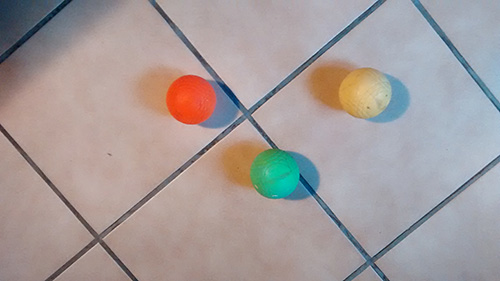
#> input picture testcode/circle-detection-opencv/images/ballz3 - kopie.jpg, 500 x 281 px
$ python test_ok.py --image 'images/ballz3 - kopie.jpg'   (older library calls are emulated)
#> lines starting #> are read from the running program, lines starting #| are printed output that depends on the picture; after the words box and inside, x2 and y2 are one past the last pixel; in counts of white or black regions, pixels touching at a corner belong together
import numpy as np
import argparse
import cv2

# construct the argument parser and parse the arguments
ap = argparse.ArgumentParser()
ap.add_argument("-i", "--image", required = True, help = "Path to the image")
args = vars(ap.parse_args())

image = cv2.imread(args["image"])
#> image is the input picture: shape (281, 500, 3); mean B, G, R 154.9, 155.5, 164.7
output = image.copy()
image = cv2.cvtColor(image, cv2.COLOR_BGR2GRAY)
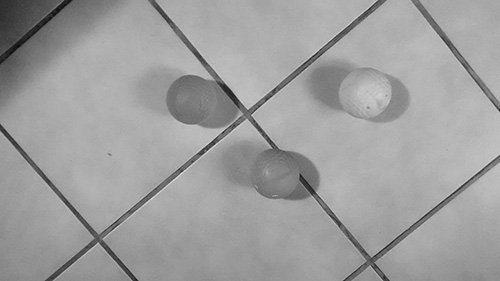
#> image: shape (281, 500); min 2, max 226, mean 158.2

clahe = cv2.createCLAHE(clipLimit=2.0, tileGridSize=(8,8))
cl1 = clahe.apply(image)
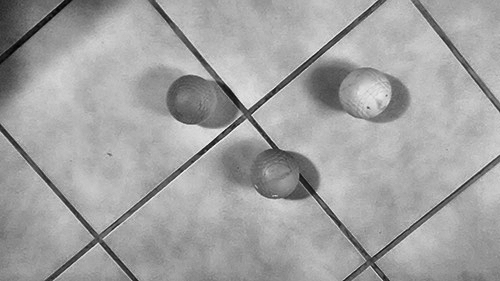
#> cl1: shape (281, 500); min 1, max 237, mean 161.5

cl1 = cv2.medianBlur(cl1,5)
# detect circles in the image
circles = cv2.HoughCircles(cl1, cv2.cv.CV_HOUGH_GRADIENT, 2.2, 75)
#> circles = [[419.1, 128.7, 125.6], [339.9, 157.3, 96.58], [234.3, 258.5, 105.2], [394.9, 56.1, 54.12], [188.1, 194.7, 95.26]]

# ensure at least some circles were found
if circles is not None:
	# convert the (x, y) coordinates and radius of the circles to integers
	circles = np.round(circles[0, :]).astype("int")
#> circles = [[419, 129, 126], [340, 157, 97], [234, 258, 105], [395, 56, 54], [188, 195, 95]]

	# loop over the (x, y) coordinates and radius of the circles
	for (x, y, r) in circles:
		# draw the circle in the output image, then draw a rectangle
		# corresponding to the center of the circle
		cv2.circle(output, (x, y), r, (0, 255, 0), 4)
		cv2.rectangle(output, (x - 5, y - 5), (x + 5, y + 5), (0, 128, 255), -1)
#> this loop made 5 passes
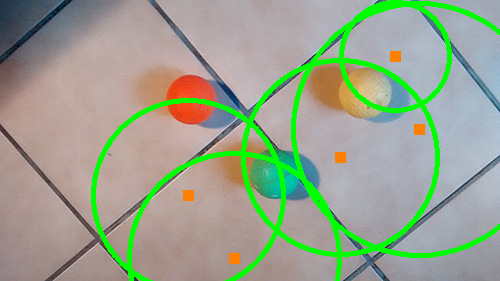
#> output: shape (281, 500, 3); 8.56% of pixels changed, all inside (x1, y1, x2, y2) = (91, 0, 500, 281)

	# show the output image
	cv2.imshow("output", output)

cv2.imshow("cl1",cl1)
cv2.waitKey(0)

$ run again, on testcode/circle-detection-opencv/images/ballz3lrg.jpg
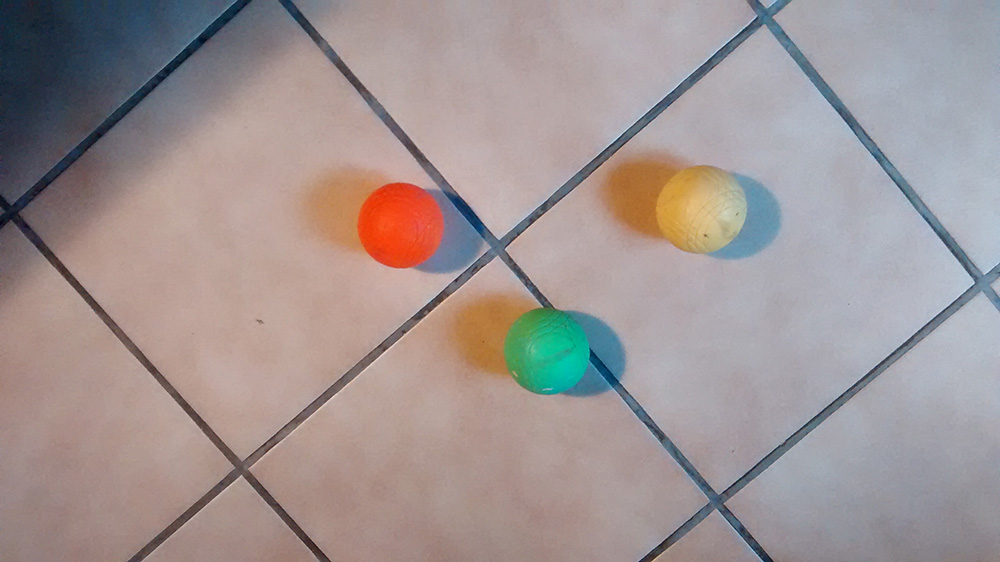
#> input picture testcode/circle-detection-opencv/images/ballz3lrg.jpg, 1000 x 562 px
#> image is the input picture: shape (562, 1000, 3); mean B, G, R 147.4, 148.1, 159.6
#> image: shape (562, 1000)
#> `cl1 = clahe.apply(image)`:
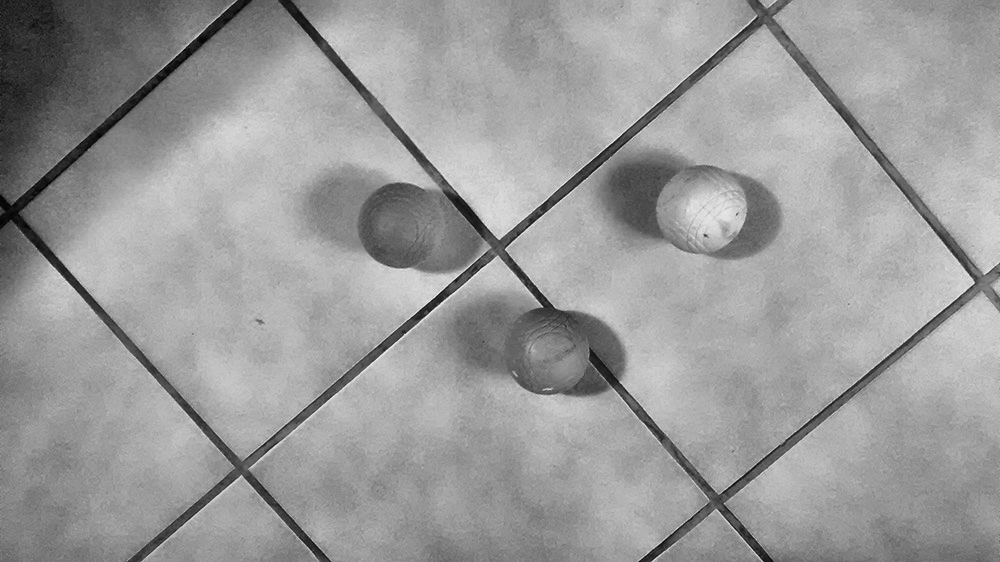
#> cl1: shape (562, 1000); min 1, max 241, mean 154.4
#> `circles = cv2.HoughCircles(cl1, cv2.cv.CV_HOUGH_GRADIENT, 2.2, 75)`: circles = 22 rows, first 8: [742.5, 260.7, 175.1], [801.9, 335.5, 179.3], [476.3, 548.9, 218.5], [267.3, 141.9, 235], [672.1, 320.1, 175.1], [804.1, 210.1, 176.9], [302.5, 232.1, 207.7], [401.5, 225.5, 42.9]
#> `circles = np.round(circles[0, :]).astype("int")`: circles = 22 rows, first 8: [742, 261, 175], [802, 336, 179], [476, 549, 218], [267, 142, 235], [672, 320, 175], [804, 210, 177], [302, 232, 208], [402, 226, 43]
#> the loop `for (x, y, r) in circles:` made 22 passes
#> after the loop `for (x, y, r) in circles:`:
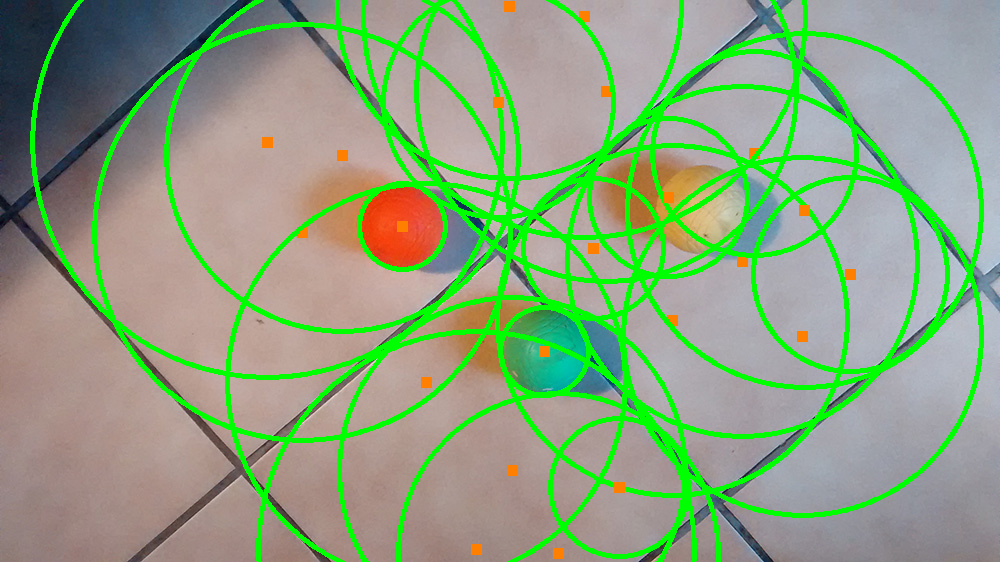
#> output: shape (562, 1000, 3); 13.53% of pixels changed, all inside (x1, y1, x2, y2) = (30, 0, 984, 562)

$ run again, on testcode/circle-detection-opencv/images/ballz4lrg.jpg
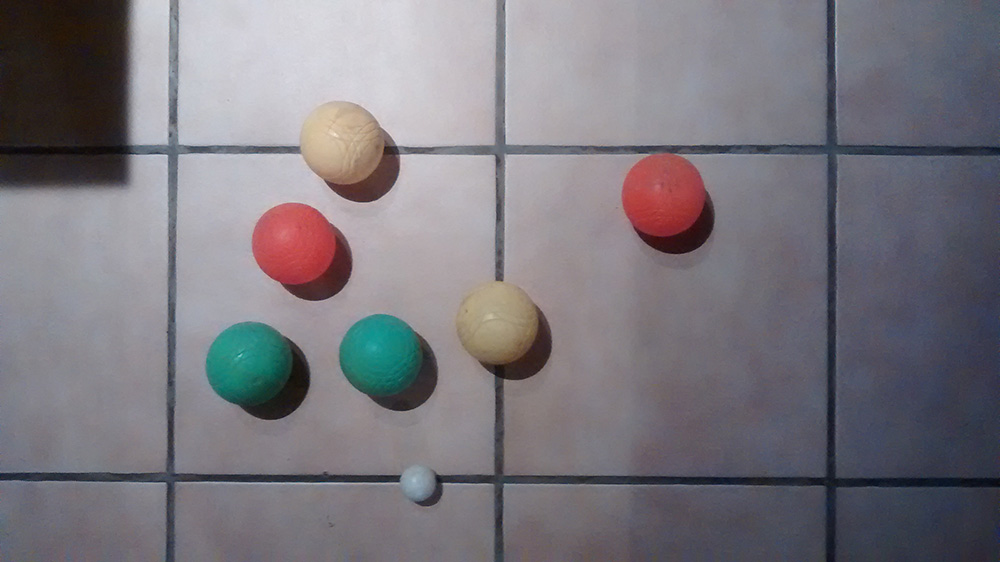
#> input picture testcode/circle-detection-opencv/images/ballz4lrg.jpg, 1000 x 562 px
#> image is the input picture: shape (562, 1000, 3); mean B, G, R 126.1, 119.3, 122.8
#> image: shape (562, 1000)
#> `cl1 = clahe.apply(image)`:
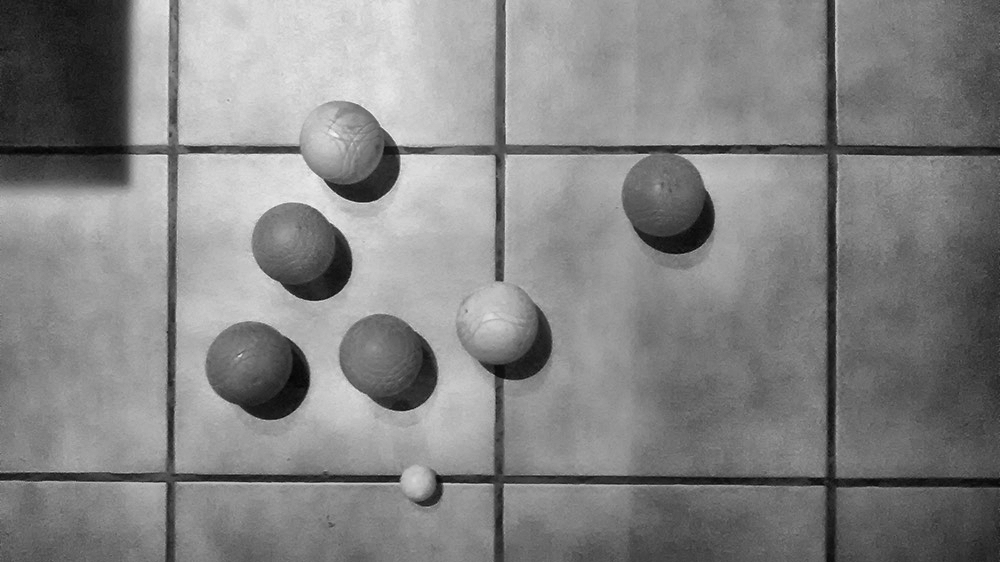
#> cl1: shape (562, 1000); min 3, max 245, mean 131.6
#> `circles = cv2.HoughCircles(cl1, cv2.cv.CV_HOUGH_GRADIENT, 2.2, 75)`: circles = 19 rows, first 8: [663.3, 194.7, 41.14], [291.5, 243.1, 41.36], [621.5, 278.3, 206.6], [460.9, 309.1, 164.8], [100.1, 256.3, 225.5], [214.5, 313.5, 168.3], [667.7, 386.1, 242], [328.9, 311.3, 171.8]
#> `circles = np.round(circles[0, :]).astype("int")`: circles = 19 rows, first 8: [663, 195, 41], [292, 243, 41], [622, 278, 207], [461, 309, 165], [100, 256, 226], [214, 314, 168], [668, 386, 242], [329, 311, 172]
#> the loop `for (x, y, r) in circles:` made 19 passes
#> after the loop `for (x, y, r) in circles:`:
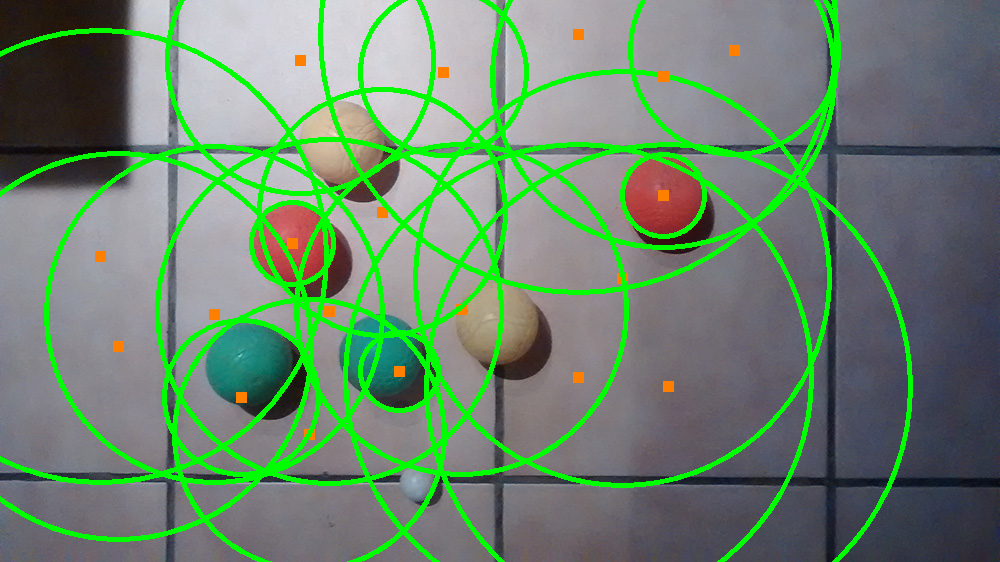
#> output: shape (562, 1000, 3); 12.04% of pixels changed, all inside (x1, y1, x2, y2) = (0, 0, 913, 562)

$ run again, on testcode/circle-detection-opencv/images/ballz5lrg.jpg
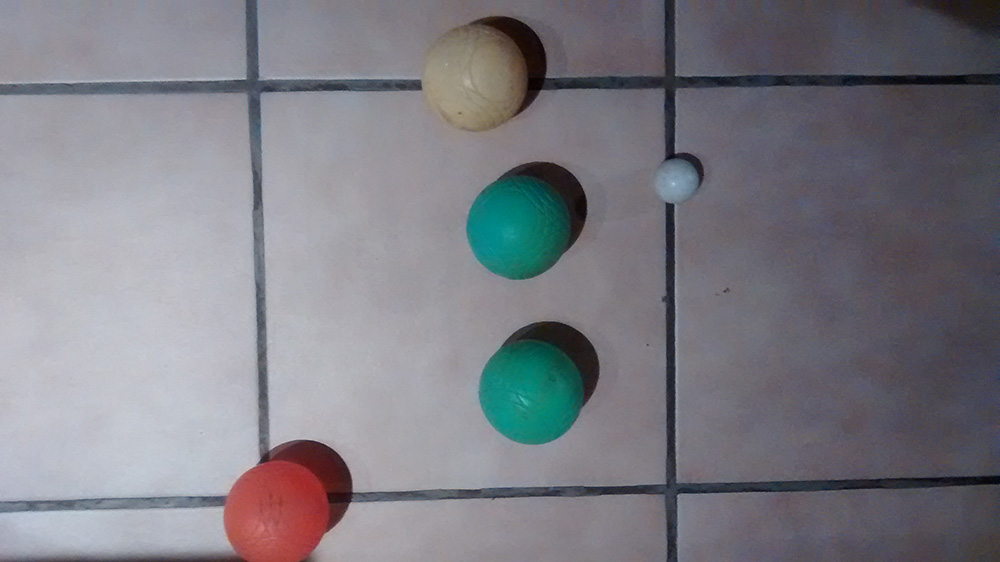
#> input picture testcode/circle-detection-opencv/images/ballz5lrg.jpg, 1000 x 562 px
#> image is the input picture: shape (562, 1000, 3); mean B, G, R 131.6, 124.4, 125
#> image: shape (562, 1000)
#> `cl1 = clahe.apply(image)`:
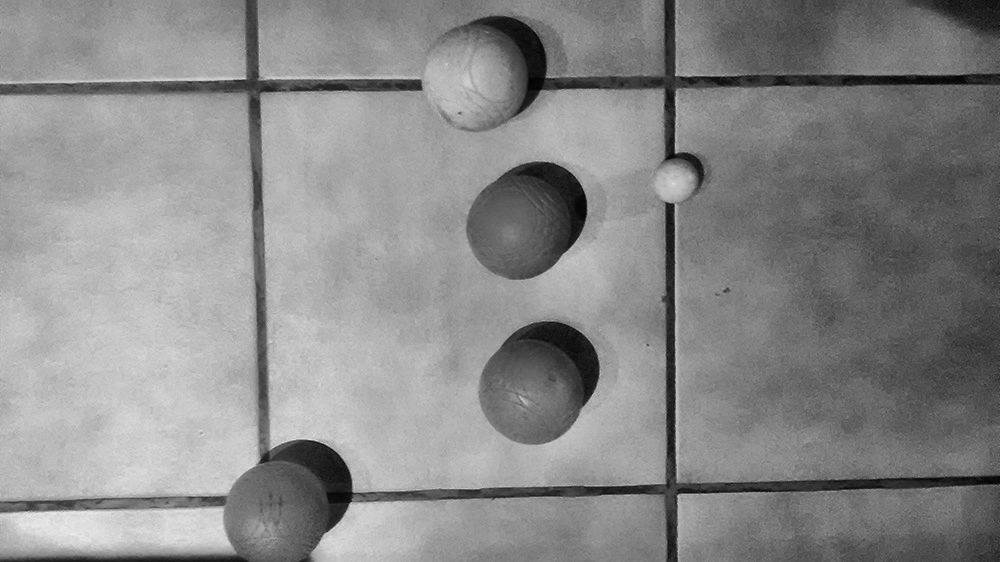
#> cl1: shape (562, 1000); min 1, max 233, mean 137.2
#> `circles = cv2.HoughCircles(cl1, cv2.cv.CV_HOUGH_GRADIENT, 2.2, 75)`: circles = 15 rows, first 8: [531.3, 390.5, 53.46], [449.9, 273.9, 224.2], [474.1, 78.1, 54.56], [372.9, 284.9, 207], [278.3, 511.5, 51.92], [518.1, 225.5, 51.7], [106.7, 295.9, 213.4], [390.5, 359.7, 132.4]
#> `circles = np.round(circles[0, :]).astype("int")`: circles = 15 rows, first 8: [531, 390, 53], [450, 274, 224], [474, 78, 55], [373, 285, 207], [278, 512, 52], [518, 226, 52], [107, 296, 213], [390, 360, 132]
#> the loop `for (x, y, r) in circles:` made 15 passes
#> after the loop `for (x, y, r) in circles:`:
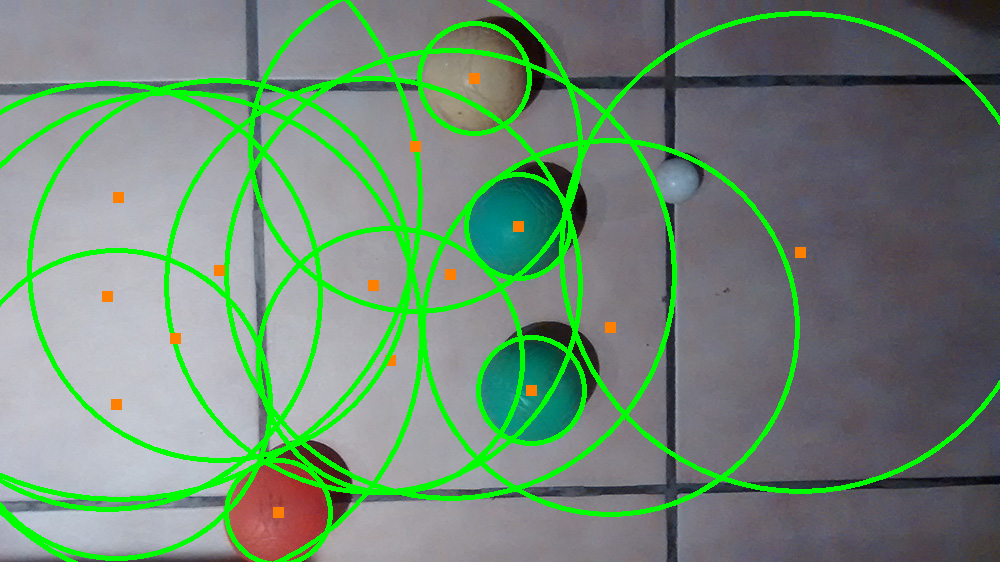
#> output: shape (562, 1000, 3); 10.66% of pixels changed, all inside (x1, y1, x2, y2) = (0, 0, 1000, 562)
